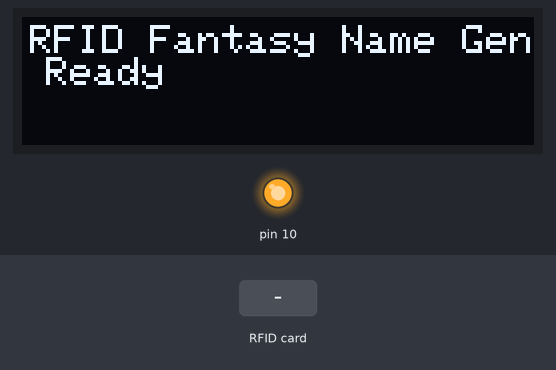
This sketch was run on a simulated Arduino Uno, built with avr-gcc and run on an emulated ATmega328P. On the bench: 128×32 one-colour display, output pins drawn as LEDs (lit = HIGH). The inputs (shaded band) are chosen by the test bench. Random numbers use the default seed unless the sketch sets one; what the sketch prints to the serial monitor is not drawn.

Above: at 1.2 s.
1.3 s: RFID card 5E 7A 19 C4 held to the reader
At 2.5 s:
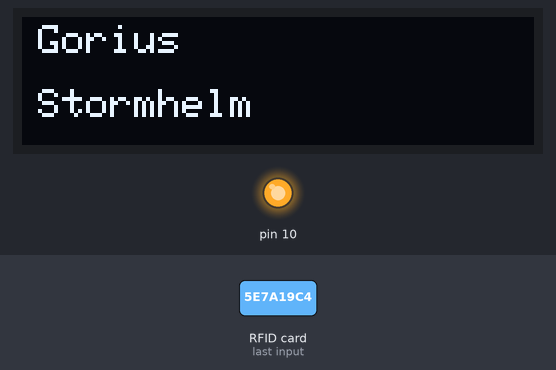
At 6.9 s:
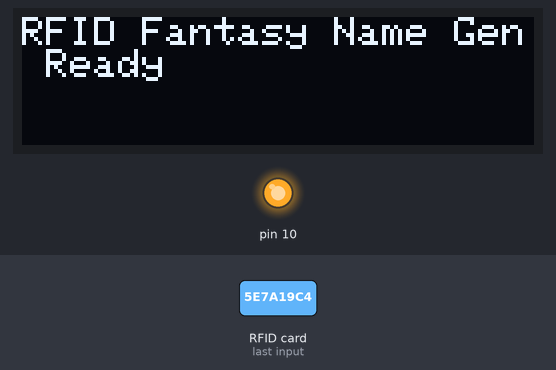
Timing chart, 0 to 8.4 s (numbered marks = the images above; inputs shaded):
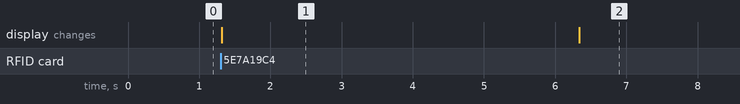

The sketch:

ImprovedFantasyNameGen.ino
```cpp
#include <Wire.h>
#include <SPI.h>
#include <Adafruit_GFX.h>
#include <Adafruit_SSD1306.h>
#include <MFRC522.h>

// OLED display settings for a 128x32 mini OLED
#define SCREEN_WIDTH 128
#define SCREEN_HEIGHT 32
#define OLED_RESET    -1
#define SCREEN_ADDRESS 0x3C
Adafruit_SSD1306 display(SCREEN_WIDTH, SCREEN_HEIGHT, &Wire, OLED_RESET);

// RFID RC522 settings
#define RST_PIN 2
#define SS_PIN  5
MFRC522 mfrc522(SS_PIN, RST_PIN);

// Fantasy name components
const char* firstPrefixes[] = {
  "Aer", "Drak", "Eld", "Gor", "Thal", "Xan", "Zar", "Mor", "Syl", "Val", "Orin", "Krev", "Fael"
};
const char* firstSuffixes[] = {
  "ion", "dor", "an", "en", "ar", "us", "iel", "or", "ith", "ius"
};

const char* lastPrefixes[] = {
  "Storm", "Shadow", "Iron", "Moon", "Frost", "Night", "Dawn", "Stone", "Wolf", "Dragon", "Silver", "Golden", "Blood"
};
const char* lastSuffixes[] = {
  "blade", "singer", "runner", "breaker", "watcher", "ward", "keeper", "forge", "heart", "bane", "song", "helm", "crest"
};

String generateFantasyName() {
  // Generate first name
  int fp = random(0, sizeof(firstPrefixes) / sizeof(firstPrefixes[0]));
  int fs = random(0, sizeof(firstSuffixes) / sizeof(firstSuffixes[0]));
  String firstName = String(firstPrefixes[fp]) + String(firstSuffixes[fs]);

  // Generate last name
  int lp = random(0, sizeof(lastPrefixes) / sizeof(lastPrefixes[0]));
  int ls = random(0, sizeof(lastSuffixes) / sizeof(lastSuffixes[0]));
  String lastName = String(lastPrefixes[lp]) + String(lastSuffixes[ls]);

  return firstName + " " + lastName;
}

void setup() {
  Serial.begin(115200);
  // Initialize OLED display
  if (!display.begin(SSD1306_SWITCHCAPVCC, SCREEN_ADDRESS)) {
    Serial.println(F("SSD1306 allocation failed"));
    for (;;);
  }
  display.clearDisplay();
  display.setTextColor(SSD1306_WHITE);
  display.setTextSize(1);
  display.setCursor(2, 2);
  display.print("RFID Fantasy Name Gen Ready");
  display.display();

  // Initialize SPI for RFID module and the RFID reader
  SPI.begin();
  mfrc522.PCD_Init();
  Serial.println("RFID reader initialized");

  // Seed random generator using analog read (unconnected analog pin)
  randomSeed(analogRead(A0));
}

void loop() {
  // Look for a new RFID card
  if (!mfrc522.PICC_IsNewCardPresent()) {
    return;
  }

  if (!mfrc522.PICC_ReadCardSerial()) {
    return;
  }

  // Generate a random fantasy name and display it
  String fullName = generateFantasyName();
  displayFantasyName(fullName);

  // Optionally, print UID to Serial Monitor
  Serial.print("Card UID:");
  for (byte i = 0; i < mfrc522.uid.size; i++) {
    Serial.print(" ");
    Serial.print(mfrc522.uid.uidByte[i], HEX);
  }
  Serial.println();

  // Halt the card and stop encryption
  mfrc522.PICC_HaltA();
  mfrc522.PCD_StopCrypto1();

  // Wait 5 seconds for user to read the name
  delay(5000);

  // Reset display back to idle message
  display.clearDisplay();
  display.setCursor(0, 0);
  display.print("RFID Fantasy Name Gen Ready");
  display.display();
}

void displayFantasyName(String name) {
  // Clear the display and prepare for two-line output
  display.clearDisplay();
  display.setTextSize(1);

  // Find the space in the name (first name and last name separator)
  int spaceIndex = name.indexOf(' ');
  String firstName = name.substring(0, spaceIndex);
  String lastName = name.substring(spaceIndex + 1);

  // Display first name on the first line
  display.setCursor(4, 2);
  display.print(firstName);
  // Display last name on the second line (approx. 16 pixels down)
  display.setCursor(4, 18);
  display.print(lastName);
  display.display();
}
```

Measured:
- after the input at 1.3 s, the display: changes at once (image 1)
- what the display in image 1 shows lasts 5.0 s, from 1.3 s to 6.3 s
